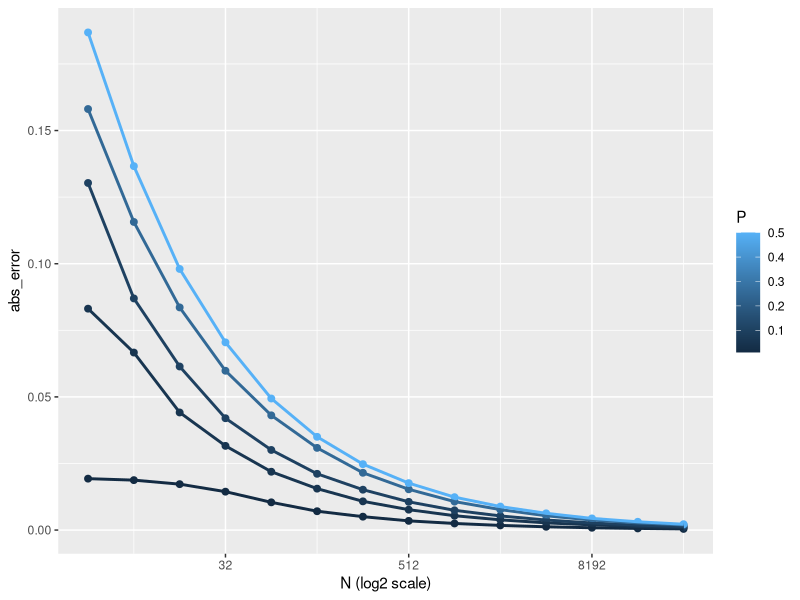
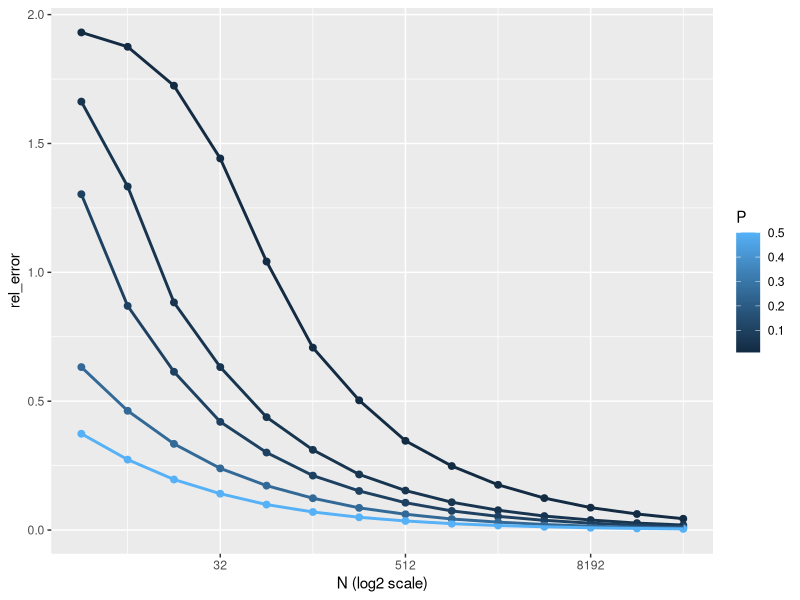
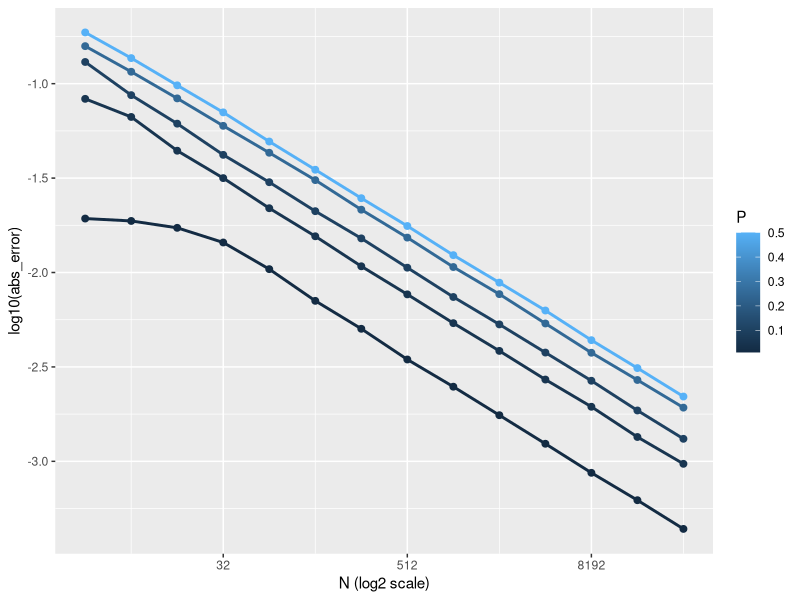
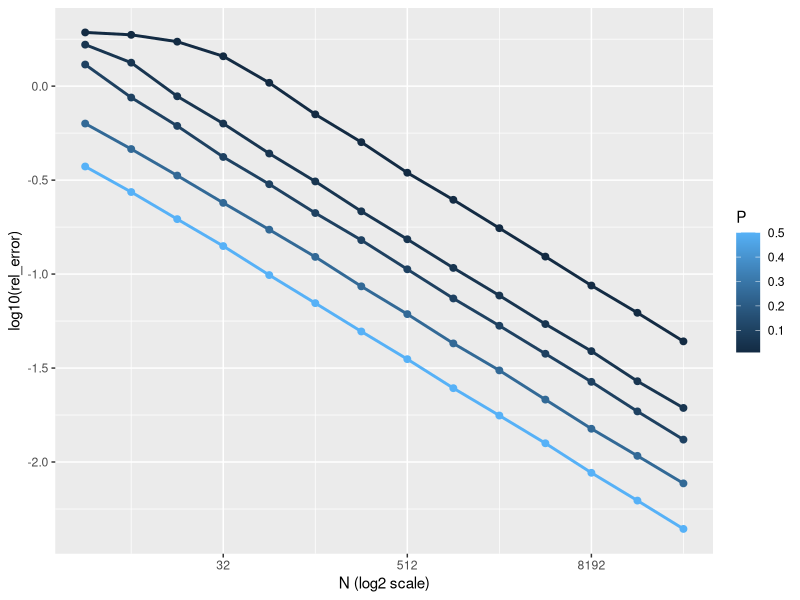

Here is the R script that generated these plots, in order:
## ---- chunk 1
library(tidyverse)
library(ggplot2)
output <- expand_grid(
  N= 2^c(2:15)
, P= c(0.01, 0.05, 0.10, 0.25, 0.50)
, abs_error= NA
, rel_error= NA
, KEEP.OUT.ATTRS = FALSE

)
#output <- arrange(output, P)
r <- 10000
for (i in 1:nrow(output)) {
  p <- output$P[i]
  n <- output$N[i]
  phat <- rbinom(r,n,p)/n
  output[i,"abs_error"] <-mean(abs(phat - p))
  output[i,"rel_error"] <-mean(abs(phat - p)/p)
}






## ---- chunk 2
ggplot(output,aes( N, abs_error) )+ geom_point(aes( color=P),size = 2) + geom_line(aes(group = P,color=P),size = 1) + scale_x_continuous(trans = "log2") + xlab("N (log2 scale)")  
## ---- chunk 3
ggplot(output,aes( N, rel_error) )+ geom_point(aes(color=P),size = 2) + geom_line(aes(group = P,color=P),size = 1) + scale_x_continuous(trans = "log2") + xlab("N (log2 scale)") 

## ---- chunk 4

ggplot(output,aes( N, log10(abs_error)) )+ geom_point(aes(color=P),size = 2) + geom_line(aes(group = P,color=P),size = 1) + scale_x_continuous(trans = "log2") + xlab("N (log2 scale)") 
## ---- chunk 5
ggplot(output,aes( N, log10(rel_error)))+ geom_point(aes(color=P),size = 2) + geom_line(aes(group = P,color=P),size = 1) + scale_x_continuous(trans = "log2") + xlab("N (log2 scale)") 
